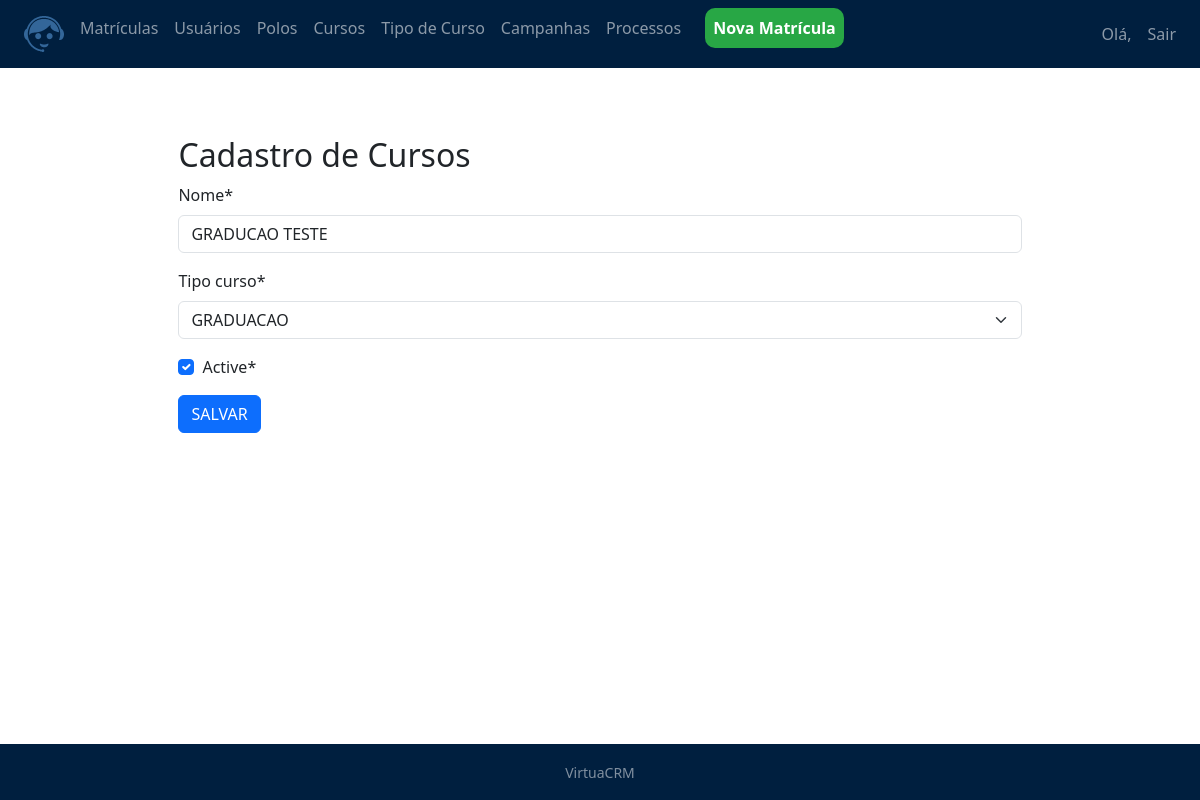
/matriculas/curso/4 (signed in), run on the app's committed database.
### matriculas/models.py (models this page shows, shortened)
class cad_cursos(models.Model):
    nome = models.CharField(max_length=100)
    tipo_curso = models.ForeignKey(tipo_curso, on_delete=models.CASCADE)
    create_date = models.DateTimeField(auto_now_add=True)
    update_date = models.DateTimeField(auto_now=True)
    active = models.BooleanField(default=True)
    class Meta:
        db_table = 'cursos'

class tipo_curso(models.Model):
    nome = models.CharField(max_length=100)
    pontos = models.IntegerField()
    create_date = models.DateTimeField(auto_now_add=True)
    update_date = models.DateTimeField(auto_now=True)
    active = models.BooleanField(default=True)
    class Meta:
        db_table = 'tipo_curso'
    def __str__(self):
        return self.nome

### matriculas/views.py (the view, shortened to what this page needs)
# urls.py: path('curso/<int:id>', CursoUpdateView.as_view(), name='curso_update'),
class CursoUpdateView(LoginRequiredMixin, UpdateView):
    template_name = 'matriculas/cursos_new.html'
    form_class = CursosForm
    def get_object(self):
        id = self.kwargs.get('id')
        return get_object_or_404(cad_cursos, id=id)  # Retorna o objeto consultor a partir do id

### matriculas/forms.py
class CursosForm(forms.ModelForm):
    nome = forms.CharField()
    tipo_curso = forms.ModelChoiceField(queryset=tipo_curso.objects.all())
    active = forms.BooleanField()
    class Meta:
        model = cad_cursos
        fields = (
            'nome',
            'tipo_curso',
            'active',
        )

### matriculas/templates/matriculas/cursos_new.html (shortened to what this page needs)
{% extends 'model-page.html'%}
{% load crispy_forms_tags %}
{% load static %}
{% block content %}
<link rel="stylesheet" type="text/css" href="{% static 'css/matnew.css' %}">
<div class="centered-form">
    <h2> Cadastro de Cursos</h2>
        <div>
            <form method="POST">{% csrf_token %}
                {{ form|crispy}}
                <button type="submit" class="btn btn-primary">SALVAR</button>
            </form>
        </div>
</div>
{%endblock%}

### core/static/css/matnew.css (style rules this page uses)
.centered-form { margin: auto; width: 80%; padding: 20px; }

### core/templates/model-page.html (style rules this page uses)
html, body { height: 100%; }

### data on the page
cad_cursos: nome "GRADUCAO TESTE", tipo_curso "GRADUACAO", active "☑"
